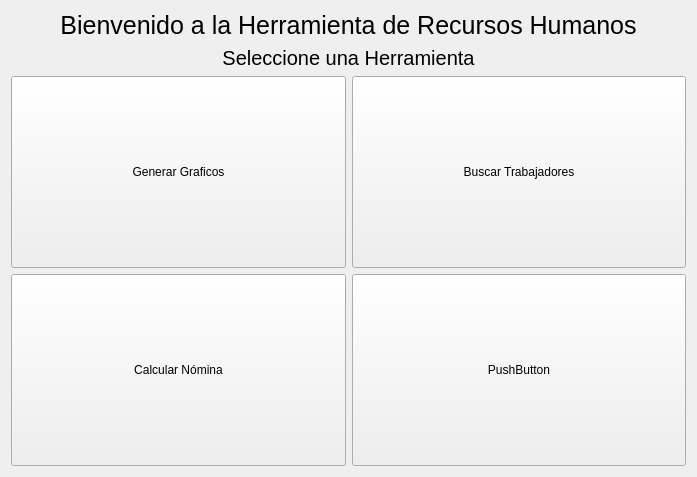
<?xml version="1.0" encoding="UTF-8"?>
<ui version="4.0">
 <class>Form</class>
 <widget class="QWidget" name="Form">
  <property name="geometry">
   <rect>
    <x>0</x>
    <y>0</y>
    <width>697</width>
    <height>477</height>
   </rect>
  </property>
  <property name="minimumSize">
   <size>
    <width>0</width>
    <height>150</height>
   </size>
  </property>
  <property name="windowTitle">
   <string>Form</string>
  </property>
  <layout class="QGridLayout" name="gridLayout">
   <item row="2" column="0">
    <widget class="QLabel" name="label_2">
     <property name="sizePolicy">
      <sizepolicy hsizetype="Minimum" vsizetype="Maximum">
       <horstretch>1</horstretch>
       <verstretch>0</verstretch>
      </sizepolicy>
     </property>
     <property name="font">
      <font>
       <pointsize>15</pointsize>
      </font>
     </property>
     <property name="layoutDirection">
      <enum>Qt::LayoutDirection::LeftToRight</enum>
     </property>
     <property name="text">
      <string>Seleccione una Herramienta</string>
     </property>
     <property name="alignment">
      <set>Qt::AlignmentFlag::AlignCenter</set>
     </property>
    </widget>
   </item>
   <item row="0" column="0">
    <widget class="QLabel" name="label">
     <property name="sizePolicy">
      <sizepolicy hsizetype="MinimumExpanding" vsizetype="Maximum">
       <horstretch>0</horstretch>
       <verstretch>0</verstretch>
      </sizepolicy>
     </property>
     <property name="font">
      <font>
       <pointsize>19</pointsize>
      </font>
     </property>
     <property name="text">
      <string>Bienvenido a la Herramienta de Recursos Humanos</string>
     </property>
     <property name="alignment">
      <set>Qt::AlignmentFlag::AlignCenter</set>
     </property>
     <property name="buddy">
      <cstring>label</cstring>
     </property>
    </widget>
   </item>
   <item row="3" column="0">
    <layout class="QGridLayout" name="gridLayout_3" rowminimumheight="10,10" columnminimumwidth="10,10">
     <item row="1" column="0">
      <widget class="QPushButton" name="btn_calc">
       <property name="sizePolicy">
        <sizepolicy hsizetype="MinimumExpanding" vsizetype="Maximum">
         <horstretch>0</horstretch>
         <verstretch>0</verstretch>
        </sizepolicy>
       </property>
       <property name="minimumSize">
        <size>
         <width>0</width>
         <height>130</height>
        </size>
       </property>
       <property name="maximumSize">
        <size>
         <width>16777215</width>
         <height>500</height>
        </size>
       </property>
       <property name="text">
        <string>Calcular Nómina</string>
       </property>
      </widget>
     </item>
     <item row="1" column="1">
      <widget class="QPushButton" name="btn_4">
       <property name="sizePolicy">
        <sizepolicy hsizetype="MinimumExpanding" vsizetype="Maximum">
         <horstretch>0</horstretch>
         <verstretch>0</verstretch>
        </sizepolicy>
       </property>
       <property name="minimumSize">
        <size>
         <width>0</width>
         <height>130</height>
        </size>
       </property>
       <property name="maximumSize">
        <size>
         <width>16777215</width>
         <height>500</height>
        </size>
       </property>
       <property name="text">
        <string>PushButton</string>
       </property>
      </widget>
     </item>
     <item row="0" column="1">
      <widget class="QPushButton" name="btn_busc">
       <property name="sizePolicy">
        <sizepolicy hsizetype="MinimumExpanding" vsizetype="Maximum">
         <horstretch>0</horstretch>
         <verstretch>0</verstretch>
        </sizepolicy>
       </property>
       <property name="minimumSize">
        <size>
         <width>0</width>
         <height>130</height>
        </size>
       </property>
       <property name="maximumSize">
        <size>
         <width>16777215</width>
         <height>500</height>
        </size>
       </property>
       <property name="text">
        <string>Buscar Trabajadores</string>
       </property>
      </widget>
     </item>
     <item row="0" column="0">
      <widget class="QPushButton" name="btn_graf">
       <property name="sizePolicy">
        <sizepolicy hsizetype="MinimumExpanding" vsizetype="Maximum">
         <horstretch>0</horstretch>
         <verstretch>0</verstretch>
        </sizepolicy>
       </property>
       <property name="minimumSize">
        <size>
         <width>0</width>
         <height>130</height>
        </size>
       </property>
       <property name="maximumSize">
        <size>
         <width>16777215</width>
         <height>500</height>
        </size>
       </property>
       <property name="text">
        <string>Generar Graficos</string>
       </property>
      </widget>
     </item>
    </layout>
   </item>
  </layout>
 </widget>
 <resources/>
 <connections/>
</ui>
